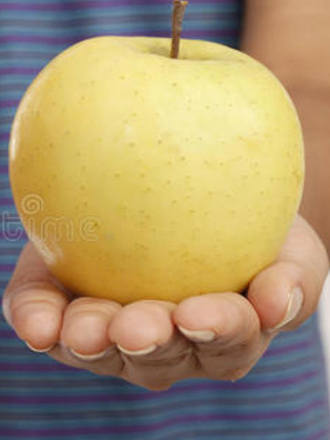
#> input picture OpenCV/li.png, 330 x 440 px, given in place of Li.jpg, which was not available
$ python 1.py
#> lines starting #> are read from the running program, lines starting #| are printed output that depends on the picture; after the words box and inside, x2 and y2 are one past the last pixel; in counts of white or black regions, pixels touching at a corner belong together; pictures that were not available may be replaced by others from this repository, and a replacement may not be noted
# -*- coding: utf-8 -*-
# @Time : 2021/3/18
# @Author : J
# @File : 1.py
# @Software: PyCharm

import cv2
def cartoonise(picture_name):

#> called with picture_name = '../Li.jpg'
    imgInput_FileName = picture_name
    imgOutput_FileName = "cartoon" + picture_name
    num_down = 2         #缩减像素采样的数目
    num_bilateral = 7    #定义双边滤波的数目
    img_rgb = cv2.imread(imgInput_FileName)     #读取图片
#> img_rgb is the input picture: shape (440, 330, 3); mean B, G, R 108.7, 148.1, 168.7
    #用高斯金字塔降低取样
    img_color = img_rgb
#     for _ in range(num_down):
#         img_color = cv2.pyrDown(img_color)
    #重复使用小的双边滤波代替一个大的滤波
    for _ in range(num_bilateral):
        img_color = cv2.bilateralFilter(img_color,d=9,sigmaColor=9,sigmaSpace=7)
    #升采样图片到原始大小
#     for _ in range(num_down):
#         img_color = cv2.pyrUp(img_color)
    #转换为灰度并且使其产生中等的模糊
    img_gray = cv2.cvtColor(img_rgb, cv2.COLOR_RGB2GRAY)
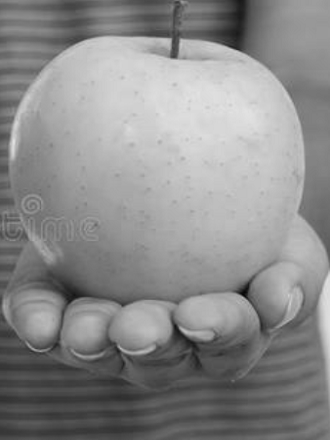
#> img_gray: shape (440, 330); min 5, max 226, mean 138.7
    img_blur = cv2.medianBlur(img_gray, 7)
    #检测到边缘并且增强其效果
    img_edge = cv2.adaptiveThreshold(img_blur,255,
                                     cv2.ADAPTIVE_THRESH_MEAN_C,
                                     cv2.THRESH_BINARY,
                                     blockSize=9,
                                     C=2)
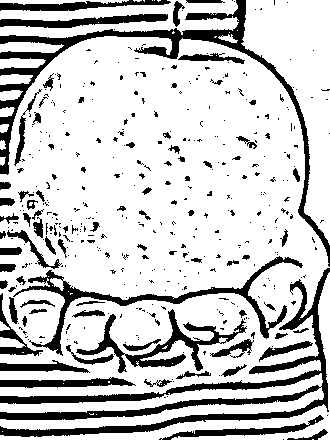
#> img_edge: shape (440, 330); 78.8% white; 411 black regions (329 under 20 px), largest, box (x1, y1, x2, y2) and area: (0, 268, 330, 437) 7770, (0, 0, 330, 267) 5745, (13, 256, 303, 356) 2764
    #转换回彩色图像
    img_edge = cv2.cvtColor(img_edge, cv2.COLOR_GRAY2RGB)
    img_cartoon = cv2.bitwise_and(img_color, img_edge)
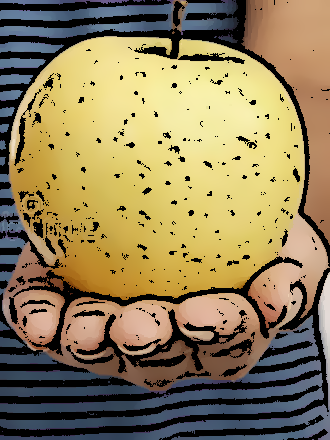
#> img_cartoon: shape (440, 330, 3); mean B, G, R 89, 127.4, 143.8
    # 保存转换后的图片
    cv2.imwrite(imgOutput_FileName, img_cartoon)

cartoonise('../Li.jpg')

$ run again, with OpenCV/datika.png copied over OpenCV/li.png
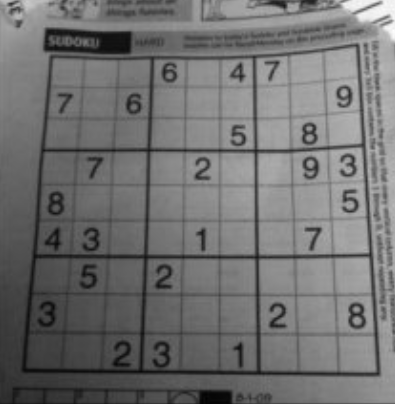
#> input picture OpenCV/datika.png, 395 x 404 px, given in place of Li.jpg, which was not available
#> in cartoonise, img_rgb is the input picture: shape (404, 395, 3); min 1, max 254, mean 112.5
#> in cartoonise, `img_edge = cv2.adaptiveThreshold(img_blur,255, cv2.ADAPTIVE_THRESH_MEA..`:
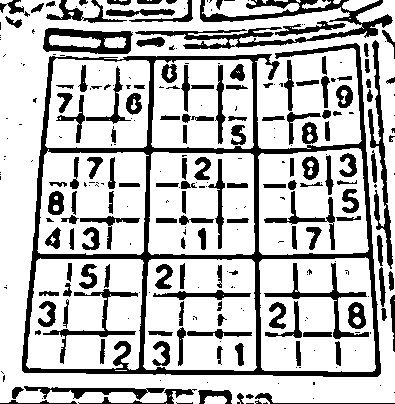
#> img_edge: shape (404, 395); 74.4% white; 279 black regions (135 under 20 px), largest, box (x1, y1, x2, y2) and area: (22, 43, 381, 377) 12203, (135, 0, 393, 49) 3360, (368, 40, 393, 269) 1376
#> in cartoonise, `img_cartoon = cv2.bitwise_and(img_color, img_edge)`:
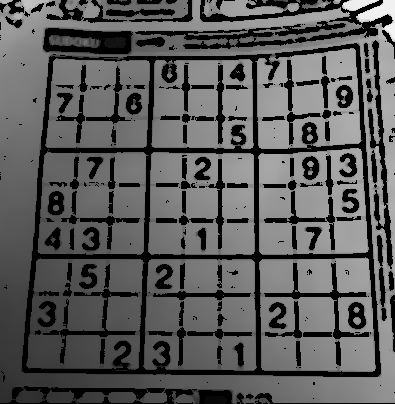
#> img_cartoon: shape (404, 395, 3); min 0, max 246, mean 90.2
